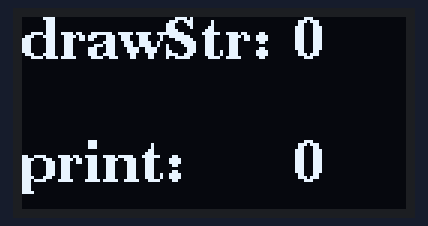
The sketch below on a simulated Arduino Uno, built with avr-gcc and run on an emulated ATmega328P. Shown: 128×64 one-colour display.

Above: at 0.1 s.
At 4.4 s:
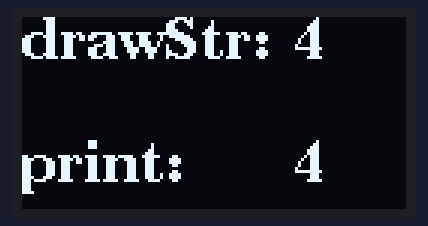
At 9.8 s:
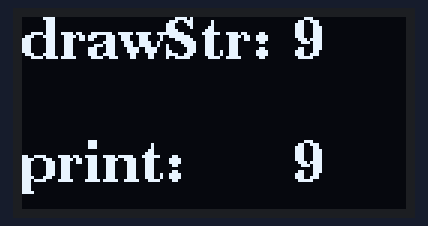
At 19.4 s:
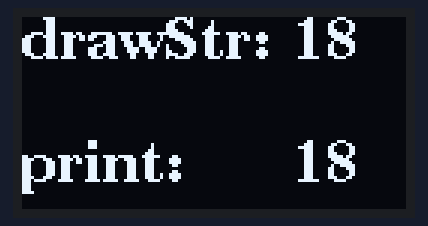
At 29.1 s:
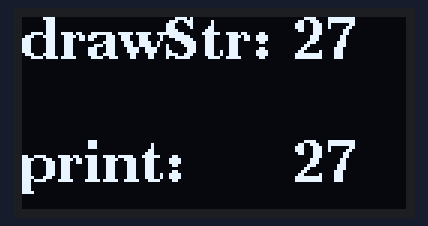
At 38.7 s:
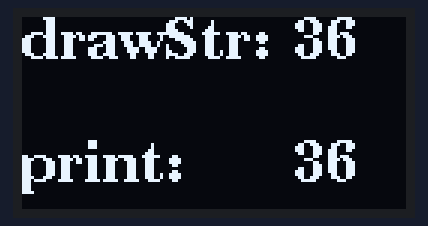

The sketch:

7.2.4-u8g2print.ino
```cpp
/*
使用u8g2显示数据
图形显示器：OpenJumper 12864 OLED
设备核心：SSD1306
控制器：Genuino 101
*/
#include <U8g2lib.h>

#define rst  2
U8G2_SSD1306_128X64_NONAME_F_HW_I2C  u8g2(U8G2_R0 , rst);
int n=0;
char str[9];

void setup(void) {
  u8g2.begin();
  u8g2.setFont(u8g2_font_ncenB14_tr);
}

void loop(void) {
  u8g2.clearBuffer();

// 使用drawStr输出数据，需将数据先转换成字符串
  u8g2.drawStr(0, 14, "drawStr:");
  itoa(n,str,10);
  u8g2.drawStr(90, 14, str);
  u8g2.setCursor(0, 55);

//使用print输出数据，需先使用setCursor函数设置显示位置
  u8g2.print("print:");
  u8g2.setCursor(90, 55);
  u8g2.print(n);

  u8g2.sendBuffer();
  delay(1000);
n++;
}
```

Measured:
- what the display in image 0 shows lasts 1.1 s, from 0.1 s to 1.2 s
